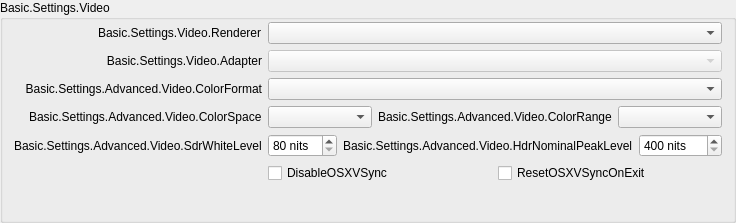
                 <widget class="QGroupBox" name="advancedVideoContainer">
                  <property name="title">
                   <string>Basic.Settings.Video</string>
                  </property>
                  <layout class="QFormLayout" name="formLayout_14">
                   <property name="fieldGrowthPolicy">
                    <enum>QFormLayout::AllNonFixedFieldsGrow</enum>
                   </property>
                   <property name="labelAlignment">
                    <set>Qt::AlignRight|Qt::AlignTrailing|Qt::AlignVCenter</set>
                   </property>
                   <property name="topMargin">
                    <number>2</number>
                   </property>
                   <item row="0" column="0">
                    <widget class="QLabel" name="rendererLabel">
                     <property name="text">
                      <string>Basic.Settings.Video.Renderer</string>
                     </property>
                     <property name="buddy">
                      <cstring>renderer</cstring>
                     </property>
                    </widget>
                   </item>
                   <item row="0" column="1">
                    <widget class="QComboBox" name="renderer">
                     <property name="currentText">
                      <string notr="true"/>
                     </property>
                    </widget>
                   </item>
                   <item row="1" column="0">
                    <widget class="QLabel" name="adapterLabel">
                     <property name="text">
                      <string>Basic.Settings.Video.Adapter</string>
                     </property>
                     <property name="alignment">
                      <set>Qt::AlignRight|Qt::AlignTrailing|Qt::AlignVCenter</set>
                     </property>
                     <property name="buddy">
                      <cstring>adapter</cstring>
                     </property>
                    </widget>
                   </item>
                   <item row="1" column="1">
                    <widget class="QComboBox" name="adapter">
                     <property name="enabled">
                      <bool>false</bool>
                     </property>
                     <property name="currentText">
                      <string notr="true"/>
                     </property>
                    </widget>
                   </item>
                   <item row="2" column="0">
                    <widget class="QLabel" name="label_30">
                     <property name="minimumSize">
                      <size>
                       <width>0</width>
                       <height>0</height>
                      </size>
                     </property>
                     <property name="text">
                      <string>Basic.Settings.Advanced.Video.ColorFormat</string>
                     </property>
                     <property name="alignment">
                      <set>Qt::AlignRight|Qt::AlignTrailing|Qt::AlignVCenter</set>
                     </property>
                     <property name="buddy">
                      <cstring>colorFormat</cstring>
                     </property>
                    </widget>
                   </item>
                   <item row="2" column="1">
                    <widget class="QComboBox" name="colorFormat"/>
                   </item>
                   <item row="3" column="0">
                    <widget class="QLabel" name="label_33">
                     <property name="text">
                      <string>Basic.Settings.Advanced.Video.ColorSpace</string>
                     </property>
                     <property name="buddy">
                      <cstring>colorSpace</cstring>
                     </property>
                    </widget>
                   </item>
                   <item row="3" column="1">
                    <layout class="QHBoxLayout" name="horizontalLayout_20">
                     <property name="leftMargin">
                      <number>0</number>
                     </property>
                     <property name="topMargin">
                      <number>0</number>
                     </property>
                     <property name="rightMargin">
                      <number>0</number>
                     </property>
                     <property name="bottomMargin">
                      <number>0</number>
                     </property>
                     <item>
                      <widget class="QComboBox" name="colorSpace"/>
                     </item>
                     <item>
                      <widget class="QLabel" name="label_34">
                       <property name="sizePolicy">
                        <sizepolicy hsizetype="Maximum" vsizetype="Preferred">
                         <horstretch>0</horstretch>
                         <verstretch>0</verstretch>
                        </sizepolicy>
                       </property>
                       <property name="text">
                        <string>Basic.Settings.Advanced.Video.ColorRange</string>
                       </property>
                       <property name="buddy">
                        <cstring>colorRange</cstring>
                       </property>
                      </widget>
                     </item>
                     <item>
                      <widget class="QComboBox" name="colorRange"/>
                     </item>
                    </layout>
                   </item>
                   <item row="4" column="0">
                    <widget class="QLabel" name="label_sdrWhiteLevel">
                     <property name="text">
                      <string>Basic.Settings.Advanced.Video.SdrWhiteLevel</string>
                     </property>
                     <property name="buddy">
                      <cstring>sdrWhiteLevel</cstring>
                     </property>
                    </widget>
                   </item>
                   <item row="4" column="1">
                    <layout class="QHBoxLayout" name="horizontalLayout_sdrPaperWhite">
                     <property name="leftMargin">
                      <number>0</number>
                     </property>
                     <property name="topMargin">
                      <number>0</number>
                     </property>
                     <property name="rightMargin">
                      <number>0</number>
                     </property>
                     <property name="bottomMargin">
                      <number>0</number>
                     </property>
                     <item>
                      <widget class="QSpinBox" name="sdrWhiteLevel">
                       <property name="suffix">
                        <string notr="true"> nits</string>
                       </property>
                       <property name="minimum">
                        <number>80</number>
                       </property>
                       <property name="maximum">
                        <number>480</number>
                       </property>
                      </widget>
                     </item>
                     <item>
                      <widget class="QLabel" name="label_hdrNominalPeakLevel">
                       <property name="sizePolicy">
                        <sizepolicy hsizetype="Maximum" vsizetype="Preferred">
                         <horstretch>0</horstretch>
                         <verstretch>0</verstretch>
                        </sizepolicy>
                       </property>
                       <property name="text">
                        <string>Basic.Settings.Advanced.Video.HdrNominalPeakLevel</string>
                       </property>
                       <property name="buddy">
                        <cstring>hdrNominalPeakLevel</cstring>
                       </property>
                      </widget>
                     </item>
                     <item>
                      <widget class="QSpinBox" name="hdrNominalPeakLevel">
                       <property name="suffix">
                        <string notr="true"> nits</string>
                       </property>
                       <property name="minimum">
                        <number>400</number>
                       </property>
                       <property name="maximum">
                        <number>10000</number>
                       </property>
                      </widget>
                     </item>
                    </layout>
                   </item>
                   <item row="5" column="1">
                    <layout class="QHBoxLayout" name="horizontalLayout_18">
                     <property name="leftMargin">
                      <number>0</number>
                     </property>
                     <property name="topMargin">
                      <number>0</number>
                     </property>
                     <property name="rightMargin">
                      <number>0</number>
                     </property>
                     <property name="bottomMargin">
                      <number>0</number>
                     </property>
                     <item>
                      <widget class="QCheckBox" name="disableOSXVSync">
                       <property name="text">
                        <string>DisableOSXVSync</string>
                       </property>
                      </widget>
                     </item>
                     <item>
                      <widget class="QCheckBox" name="resetOSXVSync">
                       <property name="text">
                        <string>ResetOSXVSyncOnExit</string>
                       </property>
                      </widget>
                     </item>
                    </layout>
                   </item>
                   <item row="6" column="0">
                    <spacer name="horizontalSpacer_12">
                     <property name="orientation">
                      <enum>Qt::Horizontal</enum>
                     </property>
                     <property name="sizeHint" stdset="0">
                      <size>
                       <width>170</width>
                       <height>20</height>
                      </size>
                     </property>
                    </spacer>
                   </item>
                  </layout>
                 </widget>
